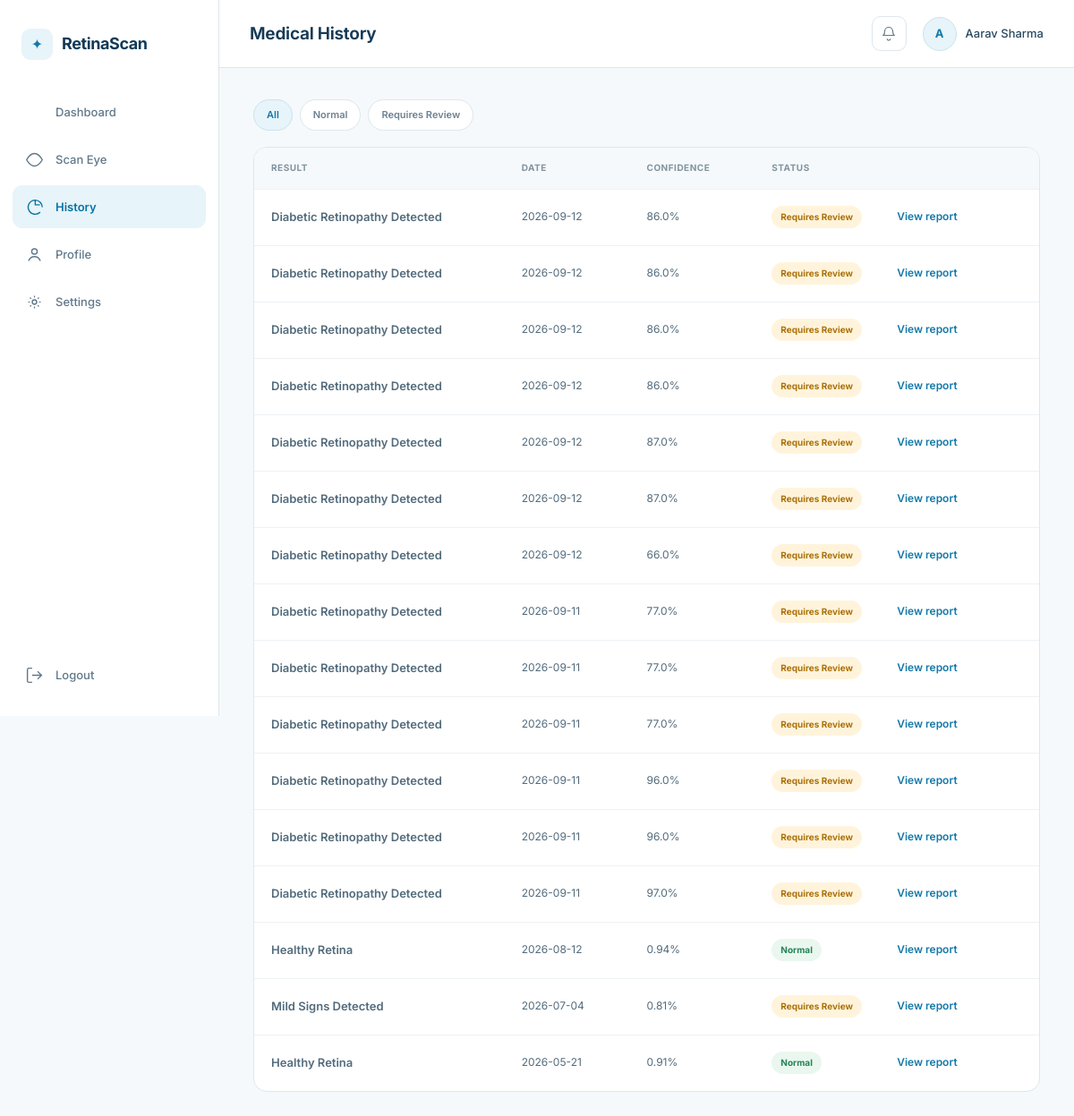
The app's page /history (signed in) with its own data.
### tables this page shows
CREATE TABLE users (
            id INTEGER PRIMARY KEY AUTOINCREMENT,
            name TEXT NOT NULL,
            email TEXT UNIQUE NOT NULL,
            phone TEXT,
            dob TEXT,
            gender TEXT,
            password_hash TEXT NOT NULL,
            blood_group TEXT,
            existing_conditions TEXT,
            emergency_contact TEXT,
            created_at TEXT NOT NULL
        );

CREATE TABLE scans (
            id INTEGER PRIMARY KEY AUTOINCREMENT,
            user_id INTEGER NOT NULL,
            scan_date TEXT NOT NULL,
            image_path TEXT NOT NULL,
            result TEXT NOT NULL,
            confidence REAL NOT NULL,
            explanation TEXT,
            details TEXT,
            status TEXT NOT NULL DEFAULT 'Normal',
            FOREIGN KEY (user_id) REFERENCES users (id)
        );

### app.py (the view)
@app.route("/history")
@login_required
def history():
    status_filter = request.args.get(
        "status",
        "All"
    )
    scans = db.get_scans_by_user(
        current_user.id,
        status_filter
    )
    return render_template(
        "history.html",
        scans=scans,
        active_filter=status_filter
    )

### app.py (called while the page is built)
@login_manager.user_loader
def load_user(user_id):
    row = db.get_user_by_id(user_id)
    if row:
        return User(row)
    return None

### database.py (called while the page is built)
def get_db():
    conn = sqlite3.connect(DB_PATH)
    conn.row_factory = sqlite3.Row
    return conn

def get_user_by_id(user_id):
    conn = get_db()
    row = conn.execute(
        "SELECT * FROM users WHERE id = ?",
        (user_id,)
    ).fetchone()
    conn.close()
    return row

def get_scans_by_user(user_id, status_filter=None):
    conn = get_db()
    if status_filter and status_filter != "All":
        rows = conn.execute("""
            SELECT *
            FROM scans
            WHERE user_id = ?
            AND status = ?
            ORDER BY scan_date DESC
        """, (
            user_id,
            status_filter
        )).fetchall()
    else:
        rows = conn.execute("""
            SELECT *
            FROM scans
            WHERE user_id = ?
            ORDER BY scan_date DESC
        """, (
            user_id,
        )).fetchall()
    conn.close()
    return rows

### templates/history.html (shortened to what this page needs)
{% extends "base.html" %}
{% block page_title %}Medical History{% endblock %}
{% block content %}
<div class="filter-row">
  {% for f in ['All', 'Normal', 'Requires Review'] %}
    <a href="{{ url_for('history', status=f) }}"
       class="filter-chip {% if active_filter == f %}active{% endif %}">{{ f }}</a>
  {% endfor %}
</div>
<div class="history-table">
  {% if scans %}
    <div class="table-head">
      <span>Result</span>
      <span>Date</span>
      <span>Confidence</span>
      <span>Status</span>
    </div>
    {% for scan in scans %}
    <div class="table-row">
      <span class="result-name">{{ scan['result'] }}</span>
      <span>{{ scan['scan_date'][:10] }}</span>
      <span>{{ scan['confidence'] }}%</span>
      <span class="badge badge-{{ 'normal' if scan['status'] == 'Normal' else 'review' }}">{{ scan['status'] }}</span>
      <a href="{{ url_for('report', scan_id=scan['id']) }}" class="link-muted">View report</a>
    </div>
    {% endfor %}
  {% else %}
    <div class="empty-state">
      <p>No scans match this filter yet.</p>
    </div>
  {% endif %}
</div>
{% endblock %}

### templates/base.html (shortened to what this page needs)
<!DOCTYPE html>
<html lang="en">
<head>
<link rel="stylesheet" href="{{ url_for('static', filename='css/base.css') }}">
<link rel="stylesheet" href="{{ url_for('static', filename='css/dashboard.css') }}">
</head>
<body>
<div class="app-shell">
  <aside class="sidebar">
    <div class="sidebar-brand">
      <span class="brand-mark"></span>
      <span class="brand-name">RetinaScan</span>
    </div>
    <nav class="sidebar-nav">
      <a href="{{ url_for('dashboard') }}" class="nav-item {% if request.endpoint == 'dashboard' %}active{% endif %}">
        <svg viewBox="0 0 24 24"><path d="M4 13h6V4H4v9zm0 7h6v-5H4v5zm10 0h6V11h-6v9zm0-16v5h6V4h-6z"/></svg>
        Dashboard
      </a>
      <a href="{{ url_for('scan') }}" class="nav-item {% if request.endpoint == 'scan' %}active{% endif %}">
        <svg viewBox="0 0 24 24"><circle cx="12" cy="12" r="3.5"/><path d="M12 4C6.5 4 2 12 2 12s4.5 8 10 8 10-8 10-8-4.5-8-10-8z" fill="none" stroke="currentColor" stroke-width="1.6"/></svg>
        Scan Eye
      </a>
      <a href="{{ url_for('history') }}" class="nav-item {% if request.endpoint == 'history' %}active{% endif %}">
        <svg viewBox="0 0 24 24"><path d="M13 3a9 9 0 1 0 6.36 15.36M13 3v6h6M13 3a9 9 0 0 1 9 9" fill="none" stroke="currentColor" stroke-width="1.6"/></svg>
        History
      </a>
      <a href="{{ url_for('profile') }}" class="nav-item {% if request.endpoint == 'profile' %}active{% endif %}">
        <svg viewBox="0 0 24 24"><circle cx="12" cy="8" r="3.5" fill="none" stroke="currentColor" stroke-width="1.6"/><path d="M4.5 20c1.4-3.6 4.4-5.5 7.5-5.5s6.1 1.9 7.5 5.5" fill="none" stroke="currentColor" stroke-width="1.6"/></svg>
        Profile
      </a>
      <a href="{{ url_for('settings') }}" class="nav-item {% if request.endpoint == 'settings' %}active{% endif %}">
        <svg viewBox="0 0 24 24"><circle cx="12" cy="12" r="2.8" fill="none" stroke="currentColor" stroke-width="1.6"/><path d="M12 4v2.2M12 17.8V20M4 12h2.2M17.8 12H20M6.3 6.3l1.5 1.5M16.2 16.2l1.5 1.5M6.3 17.7l1.5-1.5M16.2 7.8l1.5-1.5" stroke="currentColor" stroke-width="1.4"/></svg>
        Settings
      </a>
    </nav>
    <button class="nav-item logout-trigger" id="logoutTrigger" type="button">
      <svg viewBox="0 0 24 24"><path d="M9 21H5a2 2 0 0 1-2-2V5a2 2 0 0 1 2-2h4M16 17l5-5-5-5M21 12H9" fill="none" stroke="currentColor" stroke-width="1.6"/></svg>
      Logout
    </button>
  </aside>
  <div class="main-col">
    <header class="topbar">
      <h1 class="topbar-title">{% block page_title %}Dashboard{% endblock %}</h1>
      <div class="topbar-actions">
        <button class="icon-btn" aria-label="Notifications">
          <svg viewBox="0 0 24 24"><path d="M6 8a6 6 0 1 1 12 0c0 3.2 1 5 2 6H4c1-1 2-2.8 2-6z" fill="none" stroke="currentColor" stroke-width="1.6"/><path d="M9.5 19a2.5 2.5 0 0 0 5 0" fill="none" stroke="currentColor" stroke-width="1.6"/></svg>
        </button>
        <div class="topbar-profile">
          <div class="avatar-ring">{{ current_user.name[0] | upper }}</div>
          <span>{{ current_user.name }}</span>
        </div>
      </div>
    </header>
    <main class="page-content">
      {% block content %}{% endblock %}
    </main>
  </div>
</div>
</body>
</html>

### static/css/base.css (style rules this page uses)
:root { --bg: #f5f9fb; --surface: #ffffff; --surface-soft: #eef7fa; --border: #dce7ed; --border-light: #eaf0f3; --text: #153b57; --text-secondary: #60798b; --text-muted: #8b9ca8; --primary: #1479a9; --primary-dark: #0d628b; --primary-light: #e7f4f9; --success: #258357; --success-bg: #eaf7ef; --warning: #ad720c; --warning-bg: #fff4db; --danger: #c64d4d; --danger-bg: #fff0f0; --radius: 12px; --radius-lg: 17px; --shadow: 0 4px 20px rgba(24, 62, 86, 0.055); --sidebar-width: 245px; }
* { box-sizing: border-box; }
html, body { margin: 0; padding: 0; min-height: 100%; }
body { background: var(--bg); color: var(--text); font-family: 'Inter', sans-serif; font-size: 14px; line-height: 1.55; -webkit-font-smoothing: antialiased; }
h1, h2, h3, h4, h5 { margin: 0; color: var(--text); font-weight: 650; letter-spacing: -0.25px; }
a { color: var(--primary); text-decoration: none; }
button, input, select, textarea { font: inherit; }
button { cursor: pointer; }
.badge { width: fit-content; display: inline-flex; align-items: center; padding: 5px 10px; border-radius: 999px; font-size: 10px; font-weight: 700; }
.badge-normal { background: var(--success-bg); color: var(--success); }
.badge-review { background: var(--warning-bg); color: var(--warning); }

### records on screen
users: name "A", name "Aarav Sharma"
scans: result "Diabetic Retinopathy Detected", scan_date "2026-09-12", confidence "86.0", status "Requires Review"
scans: result "Diabetic Retinopathy Detected", scan_date "2026-09-12", confidence "86.0", status "Requires Review"
scans: result "Diabetic Retinopathy Detected", scan_date "2026-09-12", confidence "86.0", status "Requires Review"
scans: result "Diabetic Retinopathy Detected", scan_date "2026-09-12", confidence "86.0", status "Requires Review"
scans: result "Diabetic Retinopathy Detected", scan_date "2026-09-12", confidence "87.0", status "Requires Review"
scans: result "Diabetic Retinopathy Detected", scan_date "2026-09-12", confidence "87.0", status "Requires Review"
scans: result "Diabetic Retinopathy Detected", scan_date "2026-09-12", confidence "66.0", status "Requires Review"
scans: result "Diabetic Retinopathy Detected", scan_date "2026-09-11", confidence "77.0", status "Requires Review"
scans: result "Diabetic Retinopathy Detected", scan_date "2026-09-11", confidence "77.0", status "Requires Review"
scans: result "Diabetic Retinopathy Detected", scan_date "2026-09-11", confidence "77.0", status "Requires Review"
scans: result "Diabetic Retinopathy Detected", scan_date "2026-09-11", confidence "96.0", status "Requires Review"
scans: result "Diabetic Retinopathy Detected", scan_date "2026-09-11", confidence "96.0", status "Requires Review"
scans: result "Diabetic Retinopathy Detected", scan_date "2026-09-11", confidence "97.0", status "Requires Review"
scans: result "Healthy Retina", scan_date "2026-08-12", confidence "0.94", status "Normal"
scans: result "Mild Signs Detected", scan_date "2026-07-04", confidence "0.81", status "Requires Review"
scans: result "Healthy Retina", scan_date "2026-05-21", confidence "0.91", status "Normal"

### other values on screen
{{ f }} "All" "Normal" "Requires Review"
